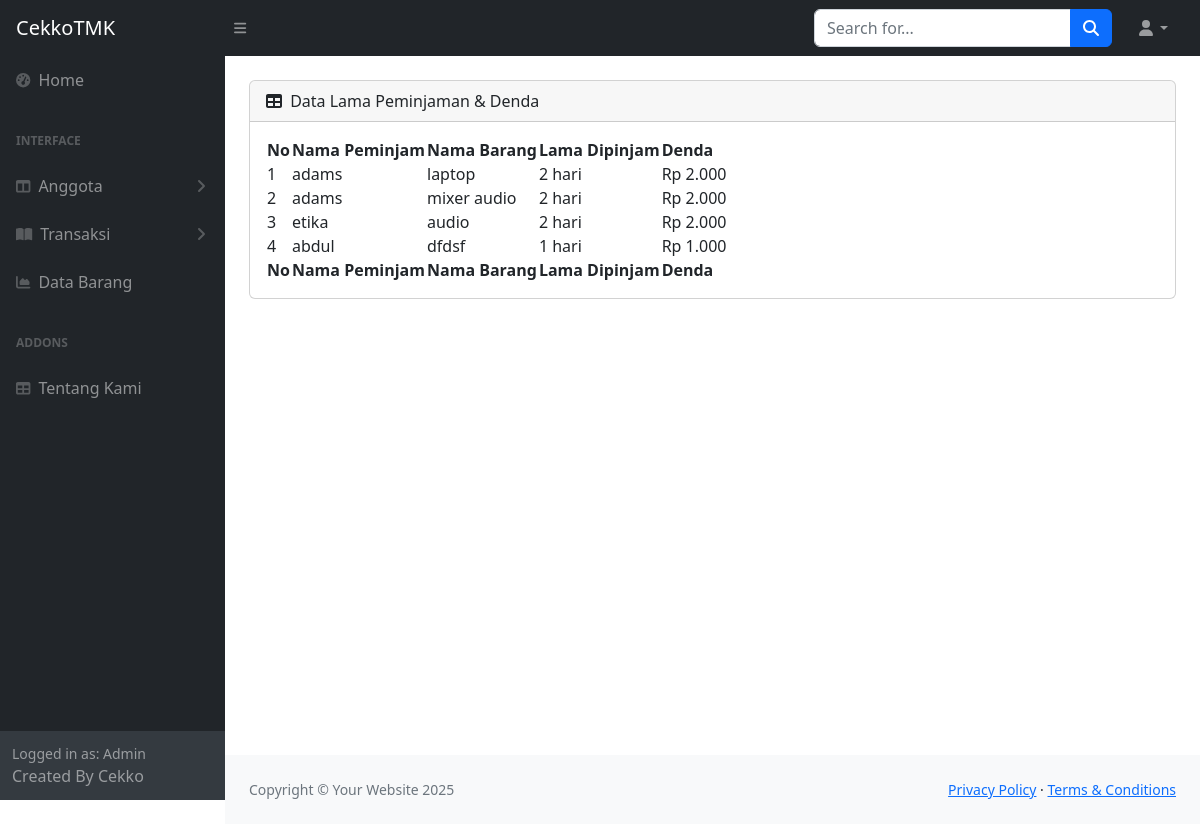
The app's page /login/index.php?page=home (signed in) with its own data.
### tables this page shows
CREATE TABLE `peminjaman` (
  `id_peminjam` int(11) NOT NULL,
  `nama_pemin` varchar(11) NOT NULL,
  `nama_brg` varchar(11) NOT NULL,
  `tanggal` varchar(11) NOT NULL
);

### login/isian.php (the view, shortened to what this page needs)
<div class="card mb-4">
    <div class="card-header">
        <i class="fas fa-table me-1"></i>
        Data Lama Peminjaman & Denda
    </div>
    <div class="card-body">
        <table id="datatablesSimple">
            <thead>
                <tr>
                    <th>No</th>
                    <th>Nama Peminjam</th>
                    <th>Nama Barang</th>
                    <th>Lama Dipinjam</th>
                    <th>Denda</th>
                </tr>
            </thead>
            <tfoot>
                <tr>
                    <th>No</th>
                    <th>Nama Peminjam</th>
                    <th>Nama Barang</th>
                    <th>Lama Dipinjam</th>
                    <th>Denda</th>
                </tr>
            </tfoot>
            <tbody>
                <?php
                $query = $mysqli->query("SELECT * FROM peminjaman");
                $no = 1;
                while ($lihat = mysqli_fetch_array($query)) {
                    $tanggal_pinjam = $lihat['tanggal'];
                    $tanggal_sekarang = date('Y-m-d');
                    $awal = new DateTime($tanggal_pinjam);
                    $akhir = new DateTime($tanggal_sekarang);
                    $selisih = $awal->diff($akhir);
                    $lama = '';
                    if ($selisih->d > 0) {
                        $lama .= $selisih->d . ' hari';
                    }
                    $total_hari = $selisih->days;
                    $denda = 0;
                    if ($total_hari > 0) {
                        $denda = $total_hari * 1000;
                    }
                    $denda_rp = 'Rp ' . number_format($denda, 0, ',', '.');
                    echo "
                    <tr>
                        <td>{$no}</td>
                        <td>{$lihat['nama_pemin']}</td>
                        <td>{$lihat['nama_brg']}</td>
                        <td>{$lama}</td>
                        <td>{$denda_rp}</td>
                    </tr>";
                    $no++;
                }
                ?>
            </tbody>
        </table>
    </div>
</div>

### login/index.php (shortened to what this page needs)
<?php
require_once 'assets/koneksi.php';
?>
<!DOCTYPE html>
<html lang="en">
    <head>
        <link href="https://cdn.jsdelivr.net/npm/simple-datatables@7.1.2/dist/style.min.css" rel="stylesheet" />
        <link href="css/styles.css" rel="stylesheet" />
    </head>
    <body class="sb-nav-fixed">
        <nav class="sb-topnav navbar navbar-expand navbar-dark bg-dark">
            <a class="navbar-brand ps-3" href="?page=home">CekkoTMK</a>
            <button class="btn btn-link btn-sm order-1 order-lg-0 me-4 me-lg-0" id="sidebarToggle" href="#!"><i class="fas fa-bars"></i></button>
            <form class="d-none d-md-inline-block form-inline ms-auto me-0 me-md-3 my-2 my-md-0">
                <div class="input-group">
                    <input class="form-control" type="text" placeholder="Search for..." aria-label="Search for..." aria-describedby="btnNavbarSearch" />
                    <button class="btn btn-primary" id="btnNavbarSearch" type="button"><i class="fas fa-search"></i></button>
                </div>
            </form>
            <ul class="navbar-nav ms-auto ms-md-0 me-3 me-lg-4">
                <li class="nav-item dropdown">
                    <a class="nav-link dropdown-toggle" id="navbarDropdown" href="#" role="button" data-bs-toggle="dropdown" aria-expanded="false"><i class="fas fa-user fa-fw"></i></a>
                </li>
            </ul>
        </nav>
        <div id="layoutSidenav">
            <div id="layoutSidenav_nav">
                <nav class="sb-sidenav accordion sb-sidenav-dark" id="sidenavAccordion">
                    <div class="sb-sidenav-menu">
                        <div class="nav">
                            <a class="nav-link" href="index.php">
                                <div class="sb-nav-link-icon"><i class="fas fa-tachometer-alt"></i></div>
                                Home
                            </a>
                            <div class="sb-sidenav-menu-heading">Interface</div>
                            <a class="nav-link collapsed" href="#" data-bs-toggle="collapse" data-bs-target="#collapseLayouts" aria-expanded="false" aria-controls="collapseLayouts">
                                <div class="sb-nav-link-icon"><i class="fas fa-columns"></i></div>
                                Anggota
                                <div class="sb-sidenav-collapse-arrow"><i class="fas fa-angle-down"></i></div>
                            </a>
                            <a class="nav-link collapsed" href="#" data-bs-toggle="collapse" data-bs-target="#collapsePages" aria-expanded="false" aria-controls="collapsePages">
                                <div class="sb-nav-link-icon"><i class="fas fa-book-open"></i></div>
                                Transaksi
                                <div class="sb-sidenav-collapse-arrow"><i class="fas fa-angle-down"></i></div>
                            </a>
                            <a class="nav-link" href="?page=barang">
                                <div class="sb-nav-link-icon"><i class="fas fa-chart-area"></i></div>
                                Data Barang
                            </a>
                            <div class="sb-sidenav-menu-heading">Addons</div>
                            <a class="nav-link" href="?page=about">
                                <div class="sb-nav-link-icon"><i class="fas fa-table"></i></div>
                                Tentang Kami
                            </a>
                        </div>
                    </div>
                    <div class="sb-sidenav-footer">
                        <div class="small">Logged in as: Admin</div>
                        Created By Cekko
                    </div>
                </nav>
            </div>
            <div id="layoutSidenav_content">
                <main>
                    <div class="container-fluid px-4">
                       <?php
$page = $_GET['page'] ?? 'home';
if ($page === 'home') {
 include 'isian.php';
}
elseif ($page === 'guru') {
    include 'guru.php';
}
elseif ($page === 'siswa') {
    include 'siswa.php';
}
elseif ($page === 'peminjaman') {
  include 'peminjaman.php';
}
elseif ($page === 'pengembalian') {
    include 'pengembalian.php';
}
elseif ($page === 'barang') {
    include 'barang.php';
}
elseif ($page === 'about') {
    ?>
    <h2>Tentang Kami</h2>
    <p>saya hanya seorang programer web pemula yang masih di campur adukkan dengan AI</p>
    <?php
}
elseif ($page === 'logout') {
session_start();
$_SESSION = [];
if (ini_get("session.use_cookies")) {
    $params = session_get_cookie_params();
    setcookie(session_name(), '', time() - 42000,
        $params["path"], $params["domain"],
        $params["secure"], $params["httponly"]
    );
}
session_destroy();
header('Cache-Control: no-store, no-cache, must-revalidate, max-age=0');
header('Pragma: no-cache');
header('Expires: 0');
echo '<script>location.replace("../index.php");</script>';
exit;
}
elseif ($page === 'editsiswa') {
    ?>
        <?php
                  $id_peminjam = $_GET['id_peminjam'];
                  $query = $mysqli->query("SELECT * FROM anggota where id_anggota='$id_peminjam'");
                  while ($qu = mysqli_fetch_array($query)){
                    ?>
                   <h2 class="page-header">Edit Data Siswa</h2>
                  <form role="form" action="aksi/editsiswa.php" method="post">
                  <div class = "box-body">
                  <div class ="form-group">
                    <label for="exampleInputEmail1">No</label>
                    <input type="text" disable value="<?php echo $qu['id_anggota'] ?>" name="id_peminjam" class="form-control" placeholder="" disabled>
                    <input type="hidden" value="<?= $qu['id_anggota']; ?>" name="id_peminjam">
                    </div>
                    <div class ="form-group">
                    <label for="exampleInputPassword1">Username </label>
                    <input type="text"  value="<?php echo$qu['nama'] ?>" name="nama"
                    class="form-control" placeholder="" required>
                    </div>
                    <div class ="form-group">
                    <label for="exampleInputPassword1">nis </label>
                    <input type="text"  value="<?php echo$qu['nis'] ?>" name="nis"
                    class="form-control" placeholder="" required>
                    </div>
                    <div class ="form-group">
                      <label for="exampleInputPassword1">Kelas </label>
                      <input type="text" value="<?php echo$qu['kelas'] ?>" name="kelas"
                      class="form-control" placeholder="" required>
                    </div>
                <?php
                }
            ?>
             <div class="box-footer">
            </div>
            <br>
            <br>
            <button type="submit" class="btn btn-primary">Simpan</button>
            <a href="?page=siswa" class="btn btn-primary">kembali</a>
            </div>
            </form>
    <?php
}elseif ($page === 'tambahsiswa') {
    ?>
         <div class="col-sm-9 col-sm-offset-3 col-md-10 col-md-offset-2 main">
          <h2 class="page-header">Tambah Siswa</h2>
          <form role="form1" action="aksi/tambahsiswa.php" method="post">
                 <div class = "form-relative">
                    <div class ="form-group">
                        <label for="exampleInputPassword1">Nama</label>
                        <input type="text"  name="nama" class="form-control" placeholder="Username..." required>
                    </div>
                   <div class ="form-group">
                        <label for="exampleInputPassword1">nis</label>
                        <input type="text"   name="nis"
                        class="form-control" placeholder="nis..." required>
                    </div>
                        <label>Kelas</label><div class ="form-group">
                        <input type="text"  name="kelas" class="form-control" placeholder="kelas..." required>
                    </div>
                                            </div>
             <br><br>
                 <button type="submit" class="btn btn-primary">Tambah Data</button>
                 <a href="?page=siswa" class="btn btn-primary">Kembali</a>
           </div>
        </div>
            </form>
 <?php
}
elseif ($page === 'tambahbrg') {
   ?>
   <div class="col-sm-9 col-sm-offset-3 col-md-10 col-md-offset-2 main">
          <h2 class="page-header">Tambah Barang</h2>
          <form role="form1" action="aksi/tambahbrg.php" method="post" enctype="multipart/form-data">
             <table>
                 <div class = "box-body">
                    <div class ="form-group">
                    <label for="">Nama Barang </label>
                    <input type="text"  name="nama_brg" class="form-control" placeholder="Nama Barang..." required>
                    </div>
                   <div class ="form-group">
                    <label for="">Jenis Barang</label>
                    <input type="text"   name="jenis_brg"
                    class="form-control" placeholder="Jenis Barang..." required>
                    </div>
                     <div class ="form-group">
                    <label for="">Stok Barang</label>
                    <input type="text"   name="stok_brg"
                    class="form-control" placeholder="Stok Barang..." required>
                    </div>
              <div class="box=footer">
            </div>
            <tr>
            <td><button type="submit" class="btn btn-primary" name="tambah">Tambah Data</button></td>
            <td><a href="barang.php" class="btn btn-primary">Back</td>
            </tr>
            </div></table></form>
        </div>
        <?php
}elseif ($page === 'editbrg') {
  ?>
   <div class="col-sm-9 col-sm-offset-3 col-md-10 col-md-offset-2 main">
          <h1 class="page-header">Edit Barang</h1>
              <section class="row">
                <div class="col-md-12">
                <div class="box box-danger">
                <div class="box-header with-border">
                </div>
                <?php
                  $id_brg = $_GET['id_brg'];
                  $query = $mysqli->query("SELECT * FROM barang where id_brg='$id_brg'");
                  while ($qu = mysqli_fetch_array($query)){
                    ?>
                  <form role="form" action="aksi/editbrg.php" method="post">
                  <div class = "box-body">
                  <div class ="form-group">
                    <label for="exampleInputEmail1">ID</label>
                    <input type="text" disable value="<?php echo $qu['id_brg'] ?>" name="id_brg" class="form-control" placeholder="" disabled>
                    <input type="hidden" value="<?= $qu['id_brg']; ?>" name="id_brg">
                    </div>
                    <div class ="form-group">
                    <label for="exampleInputPassword1">Nama Barang</label>
                    <input type="text"  value="<?php echo$qu['nama_brg'] ?>" name="nama_brg"
                    class="form-control" placeholder="" required>
                    </div>
                   <div class ="form-group">
                    <label for="exampleInputPassword1">Jenis Barang</label>
                    <input type="text"  value="<?php echo$qu['jenis_brg'] ?>" name="jenis_brg"
                    class="form-control" placeholder="" required>
                    </div>
                     <div class ="form-group">
                    <label for="exampleInputPassword1">Stok Barang</label>
                    <input type="text"  value="<?php echo$qu['stok_brg'] ?>" name="stok_brg"
                    class="form-control" placeholder="" required>
                    </div>
                <?php
                }
            ?>
             <div class="box-footer">
            </div>
            <button type="submit" class="btn btn-danger">Simpan</button>
            <a href="?page=barang" class="btn btn-danger">Back</a>
            </div>
            </form>
            </section>
          </div>
        </div>
      </div>
  <?php
}
else {
    echo "<h1>404</h1><p>Halaman tidak ditemukan!</p>";
}
?>
                    </div>
                </main>
                <footer class="py-4 bg-light mt-auto">
                    <div class="container-fluid px-4">
                        <div class="d-flex align-items-center justify-content-between small">
                            <div class="text-muted">Copyright &copy; Your Website 2025</div>
                            <div>
                                <a href="#">Privacy Policy</a>
                                &middot;
                                <a href="#">Terms &amp; Conditions</a>
                            </div>
                        </div>
                    </div>
                </footer>
            </div>
        </div>
    </body>
</html>

### records on screen
peminjaman: nama_pemin "adams", nama_brg "laptop", tanggal "2 hari", tanggal "Rp 2.000"
peminjaman: nama_pemin "adams", nama_brg "mixer audio", tanggal "2 hari", tanggal "Rp 2.000"
peminjaman: nama_pemin "etika", nama_brg "audio", tanggal "2 hari", tanggal "Rp 2.000"
peminjaman: nama_pemin "abdul", nama_brg "dfdsf", tanggal "1 hari", tanggal "Rp 1.000"
